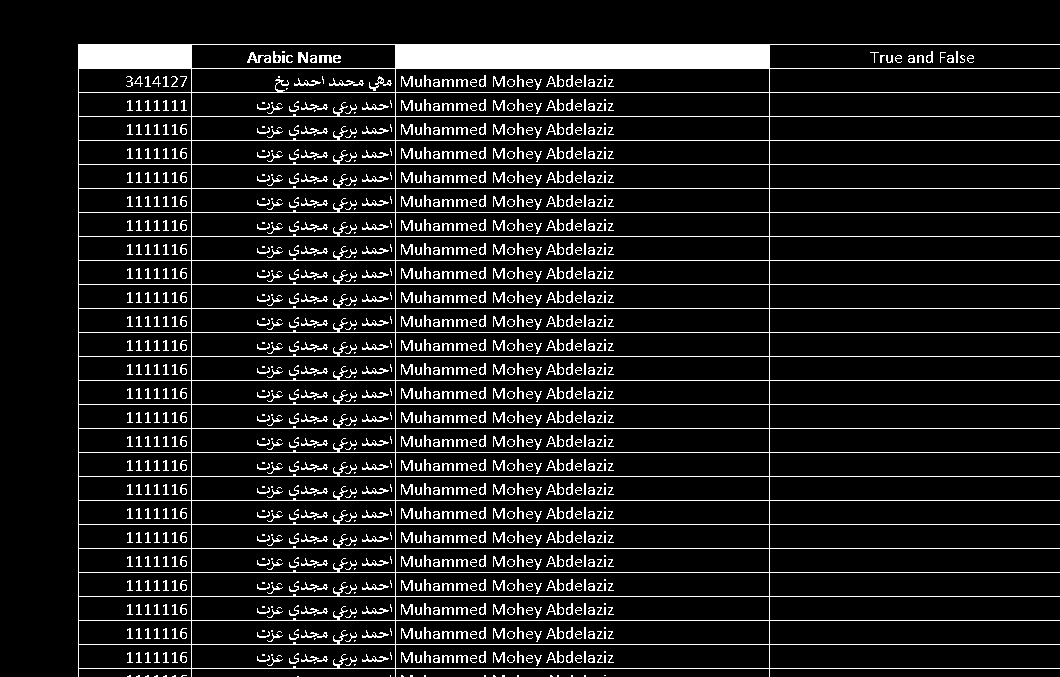
#> input picture Image_bin.jpg, 1060 x 677 px; its folder holds only this picture in this run
$ python -i extract_grid_script.py   (imports and definitions only)
#> lines starting #> are read from the running program, lines starting #| are printed output that depends on the picture; after the words box and inside, x2 and y2 are one past the last pixel; in counts of white or black regions, pixels touching at a corner belong together
### utils/commonfunctions.py


import skimage.io as io
import matplotlib.pyplot as plt
import numpy as np
from skimage.exposure import histogram
from matplotlib.pyplot import bar
from skimage.color import rgb2gray, rgb2hsv

# Convolution:
from scipy.signal import convolve2d
from scipy import fftpack
import math

from skimage.util import random_noise
from skimage.filters import median
from skimage.feature import canny

import cv2 as cv
# Edges
from skimage.filters import sobel_h, sobel, sobel_v, roberts, prewitt

# Show the figures / plots inside the notebook


# [33 lines left out: functions show_images, showHist, gaussianFilter, not called in this run]

def cannyEdge(img,sigma=1,thres1=100,thres2=200):
    #     edges = abs(canny(img,sigma = sigma))
    #     img = (img*255).astype(np.uint8)
    edges = cv.Canny(img,thres1,thres2,L2gradient = True)
    return edges

# [4 lines left out: function adaptiveThresholding, not called in this run]


def closing(img, kernel):
    closing = cv.morphologyEx(img, cv.MORPH_CLOSE, kernel)
    return closing


def opening(img, kernel):
    closing = cv.morphologyEx(img, cv.MORPH_OPEN, kernel)
    return closing

def dilate(img, kernel):
    closing = cv.dilate(img, kernel, iterations=1)
    return closing

def erode(img, kernel):
    closing = cv.erode(img, kernel, iterations=1)
    return closing

### extract_grid_script.py
# import from skimage
from skimage.color import rgb2gray
from skimage.filters import sobel, sobel_h, sobel_v, prewitt, roberts, gaussian
from skimage.feature import canny
import skimage.io as io
import cv2 as cv

from scipy.spatial import distance as dist

# import from matplotlib
import matplotlib.pyplot as plt

# import from numpy
import numpy as np

# import utils
from utils.commonfunctions import *

import os
import shutil
from os import listdir
from os.path import isfile,join

def closing(img):
    dilate_kernel = np.ones((5,5))
    erosion_kernel = np.ones((3,3))
    dilated_img = dilate(img,dilate_kernel)
    closed_img = erode(dilated_img,erosion_kernel)
    return closed_img

def get_table_contour(closed_img,img):
    contours, hierarchy = cv.findContours(closed_img, cv.RETR_TREE, cv.CHAIN_APPROX_SIMPLE)

    # get the biggest contour
    c = max(contours, key = cv.contourArea)

    # contour of table
    contours_list = list(contours)

    image_area = img.shape[0] * img.shape[1]

    # Area of final contour
    min_valid_contour_area = cv.contourArea(c)
    # final contour
    final_contour = c

    for contour in contours:
        contour_area = cv.contourArea(contour)
        if contour_area > 0.25 * image_area and contour_area < min_valid_contour_area:
            min_valid_contour_area = contour_area
            final_contour = contour
    c = final_contour
    return final_contour

def hough_line(biggest_contour,img):
    dilate_kernel = np.ones((25,25))
    dilated_biggest_contour = dilate(biggest_contour,dilate_kernel)

    lines =cv.HoughLinesP(dilated_biggest_contour.astype(np.uint8),0.5,np.pi/180,100,minLineLength=0.25*min(img.shape[0],img.shape[1]),maxLineGap=10)

    hough_lines_out = np.zeros(dilated_biggest_contour.shape)
    for line in lines:
        x1,y1,x2,y2 = line[0]
        cv.line(hough_lines_out,(x1,y1),(x2,y2),(255,255,255),2)
    dilate_kernel = np.ones((15,15))
    hough_lines_out = dilate(hough_lines_out,dilate_kernel)
    return hough_lines_out

def get_biggest_contour(hough_lines_out):
    contours, hierarchy = cv.findContours(hough_lines_out.astype(np.uint8), cv.RETR_TREE, cv.CHAIN_APPROX_SIMPLE)
    c = max(contours, key = cv.contourArea)
    return c

def limit_contour_to_quadrilateral(contour,img):
    # limit contour to quadrilateral
    peri = cv.arcLength(contour, True)
    corners = cv.approxPolyDP(contour, 0.04 * peri, True)

    # draw quadrilateral on input image from detected corners
    result = img.copy()
    cv.polylines(result, [corners], True, (0,0,255), 2, cv.LINE_AA)

    return result,corners

def get_four_corners(corners):
    x_list = [corners[0][0][0],corners[1][0][0],corners[2][0][0],corners[3][0][0]]
    y_list = [corners[0][0][1],corners[1][0][1],corners[2][0][1],corners[3][0][1]]
    x_list = np.sort(x_list)
    y_list = np.sort(y_list)

    # print(corners)
    temp_corners = np.squeeze(corners)

    temp_corners = sorted(temp_corners, key=lambda x: x[0])

    top_left = []
    top_right = []
    bottom_left = []
    bottom_right = []
    if temp_corners[0][1] < temp_corners[1][1]:
        top_left = temp_corners[0]
        top_right = temp_corners[1]
    else:
        top_left = temp_corners[1]
        top_right = temp_corners[0]

    if temp_corners[2][1] < temp_corners[3][1]:
        bottom_left = temp_corners[2]
        bottom_right = temp_corners[3]
    else:
        bottom_left = temp_corners[3]
        bottom_right = temp_corners[2]
    return top_left,top_right,bottom_left,bottom_right

def prespective_transform(top_left,top_right,bottom_left,bottom_right,img):
    height = np.max([top_left[1],top_right[1],bottom_left[1],bottom_right[1]]) - np.min([top_left[1],top_right[1],bottom_left[1],bottom_right[1]])
    width = np.max([top_left[0],top_right[0],bottom_left[0],bottom_right[0]]) - np.min([top_left[0],top_right[0],bottom_left[0],bottom_right[0]])

    oldPoints = np.float32([top_left,bottom_left,top_right,bottom_right])
    newPoints = np.float32([[0,0],[width,0],[0,height],[width,height]])
    transformationMatrix = cv.getPerspectiveTransform(oldPoints,newPoints)
    transormedImg = cv.warpPerspective(img,transformationMatrix,(width,height))
    return transormedImg

def extract_grid(file):
    #Read image
#> called with file = 'Image_bin.jpg'
    img = cv.imread(file,0)
#> img is the input picture: shape (677, 1060); min 0, max 255, mean 26.9
    grey_scale = img

    #Edge detection
    cannyEdges = cannyEdge(grey_scale)
#> in cannyEdge, `edges = cv.Canny(img,thres1,thres2,L2gradient = True)`:
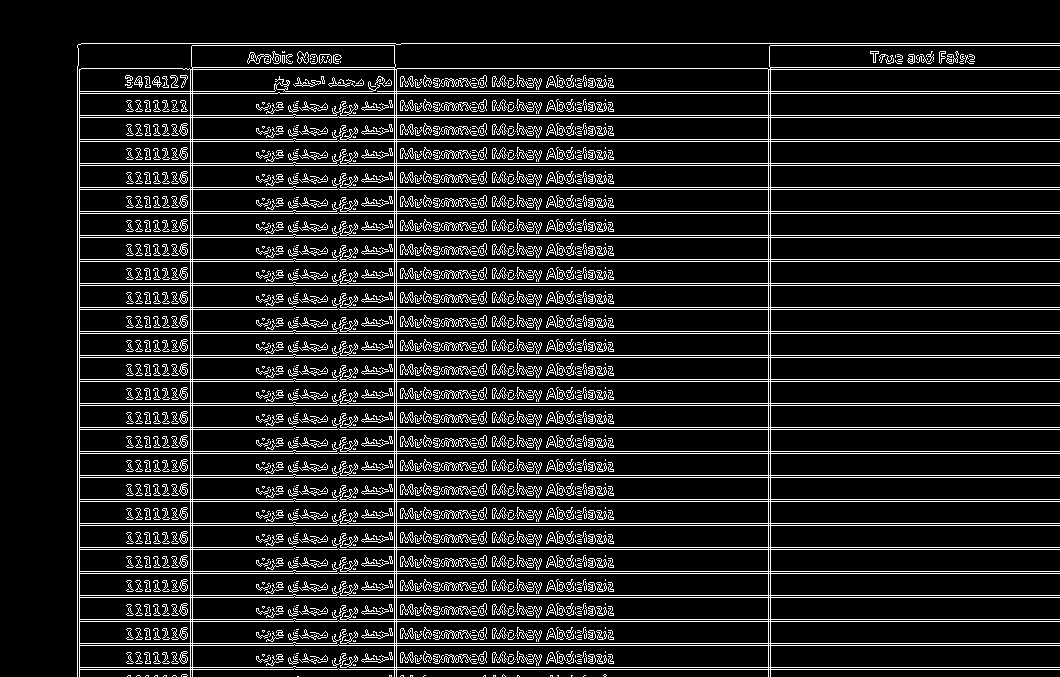
#> edges: shape (677, 1060); 13.1% white in thin lines or dots, all inside (x1, y1, x2, y2) = (77, 43, 1060, 677)

    # Apply closing
    closed_img = closing(cannyEdges)
#> in dilate, `closing = cv.dilate(img, kernel, iterations=1)`: closing: shape (677, 1060); 47% white; 14 white regions (1 under 20 px), largest, box (x1, y1, x2, y2) and area: (75, 41, 1060, 677) 336886, (134, 673, 151, 677) 65, (548, 673, 561, 677) 52
#> in erode, `closing = cv.erode(img, kernel, iterations=1)`:
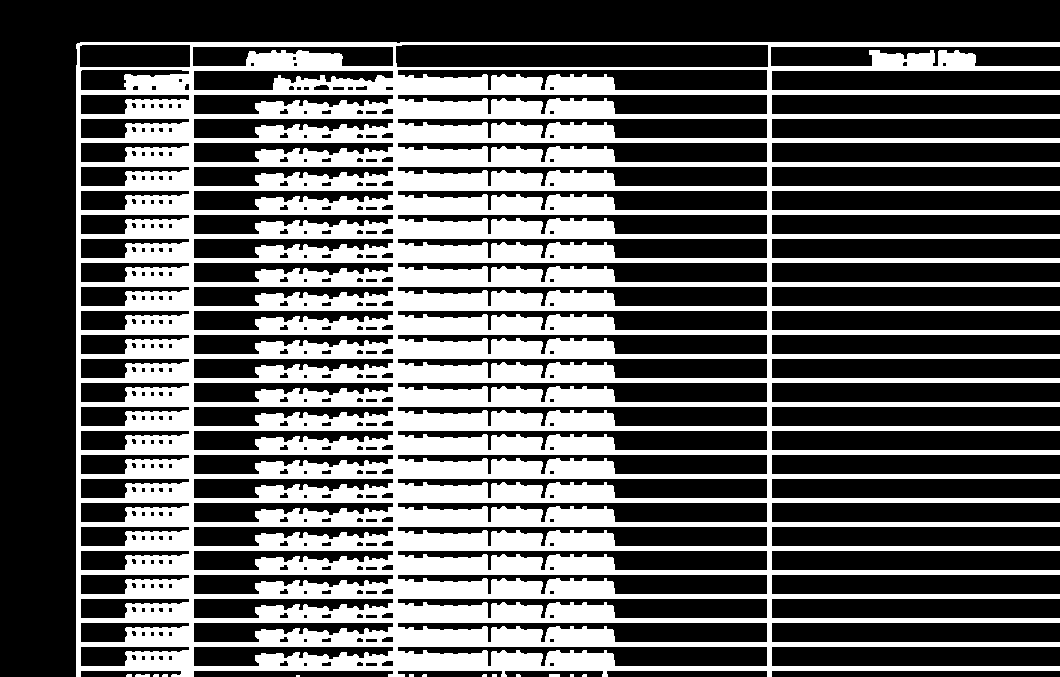
#> closing: shape (677, 1060); 37.7% white; 14 white regions (11 under 20 px)

    # get contour of table
    table_contour = get_table_contour(closed_img,img)
#> in get_table_contour, `contours, hierarchy = cv.findContours(closed_img, cv.RETR_TREE, cv.CHA..`: contours = 399 contours, 139 with area under 20; largest, box (x1, y1, x2, y2) and area: (76, 42, 1060, 677) 469094, (395, 44, 769, 68) 8566, (397, 69, 768, 91) 4944, (397, 646, 768, 667) 4574, (397, 622, 768, 643) 4574
#> in get_table_contour, `c = max(contours, key = cv.contourArea)`: c = contour of 288 points, box (x1, y1, x2, y2) (76, 42, 1060, 677), area 469094
#> in get_table_contour, `contours_list = list(contours)`: contours_list has the same summary as contours
#> in get_table_contour, `min_valid_contour_area = cv.contourArea(c)`: min_valid_contour_area = 469094.5
#> in get_table_contour, `final_contour = c`: final_contour has the same summary as c
#> the loop in get_table_contour, `for contour in contours:` made 399 passes
#> contour_area on passes 12, 14, 16: 23.5, 469094.5, 46
#> table_contour has the same summary as c in get_table_contour

    # draw contour
    black_img = np.zeros(img.shape)
    biggest_contour = cv.drawContours(black_img,[table_contour],0,(255,255,255),2)
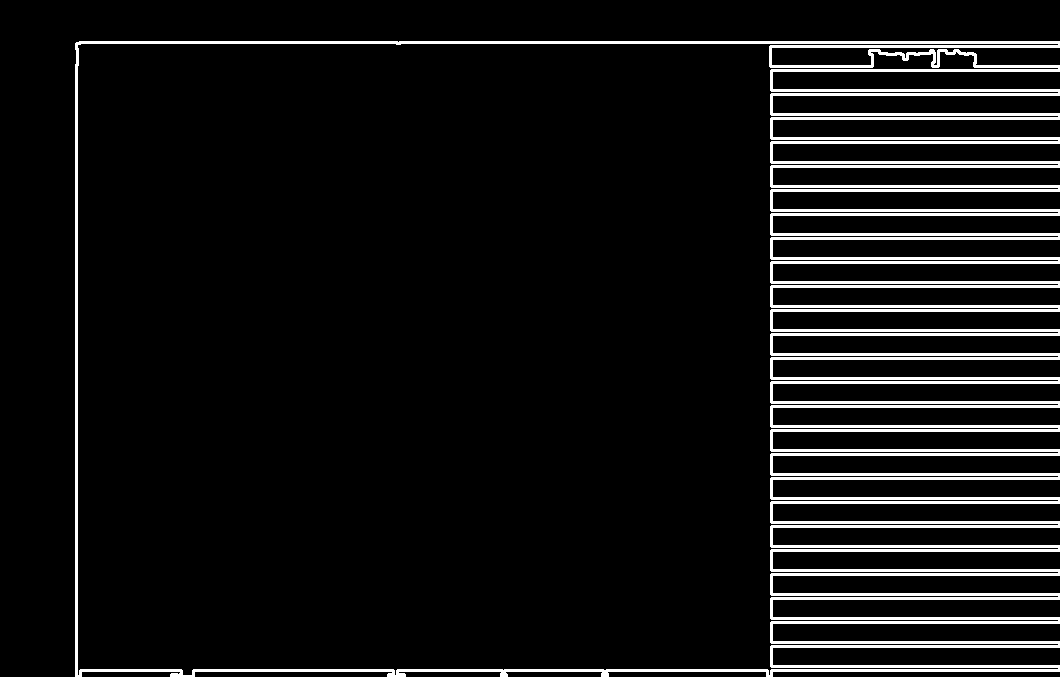
#> biggest_contour: shape (677, 1060) float64; 7.7% white; 1 white region, box (x1, y1, x2, y2) and area: (75, 41, 1060, 677) 54902

    # apply hough transform
    hough_lines_out = hough_line(biggest_contour,img)
#> in dilate (call 2), `closing = cv.dilate(img, kernel, iterations=1)`: closing: shape (677, 1060) float64; 34.1% white; 1 white region, box (x1, y1, x2, y2) and area: (63, 29, 1060, 677) 244659
#> in hough_line, `lines =cv.HoughLinesP(dilated_biggest_contour.astype(np.uint8),0.5,np...`: lines = 376 rows, first 6: [63, 665, 1059, 665], [63, 43, 1059, 43], [63, 32, 1059, 32], [63, 55, 1059, 55], [63, 46, 1059, 46], [63, 44, 1059, 44]
#> the loop in hough_line, `for line in lines:` made 376 passes
#> after the loop in hough_line, `for line in lines:`:
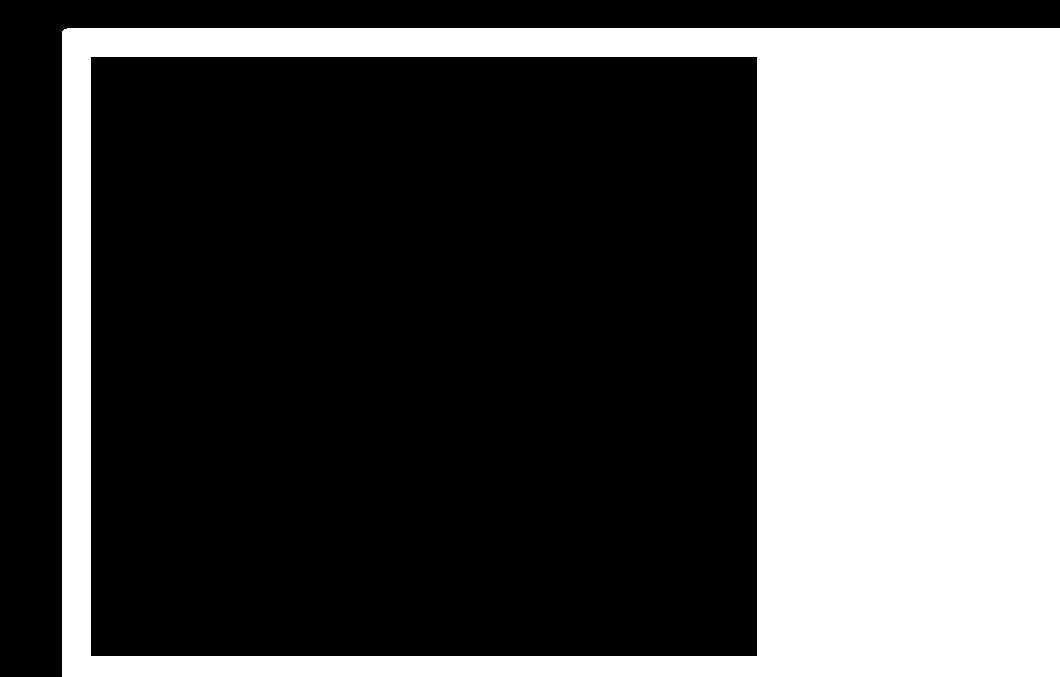
#> hough_lines_out: shape (677, 1060) float64; 34.7% white; 1 white region, box (x1, y1, x2, y2) and area: (62, 28, 1060, 677) 248760
#> in dilate (call 3), `closing = cv.dilate(img, kernel, iterations=1)`:
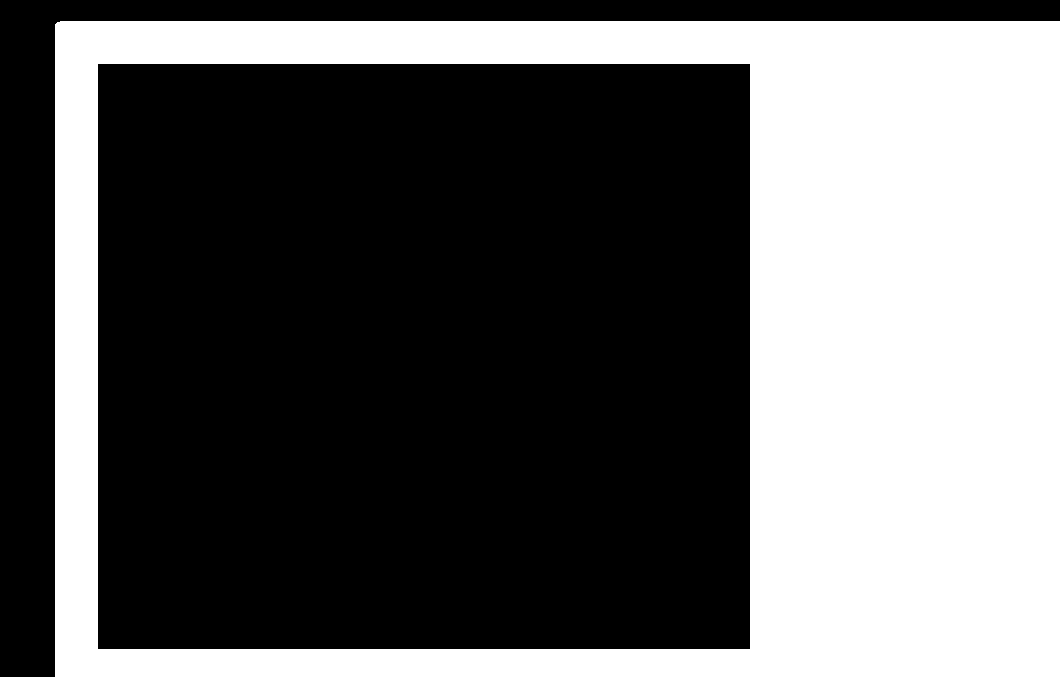
#> closing: shape (677, 1060) float64; 38.7% white; 1 white region

    # get biggest contour
    final_contour = get_biggest_contour(hough_lines_out)
#> in get_biggest_contour, `contours, hierarchy = cv.findContours(hough_lines_out.astype(np.uint8)..`: contours = 2 contours; box (x1, y1, x2, y2) and area: (55, 21, 1060, 677) 657614, (97, 63, 751, 650) 382656
#> in get_biggest_contour, `c = max(contours, key = cv.contourArea)`: c = [[60, 21], [59, 22], [57, 22], [55, 24], [55, 676], [1059, 676], [1059, 21]]
#> final_contour has the same summary as c in get_biggest_contour

    # limit contour to quadrilateral
    image_with_contour, corners = limit_contour_to_quadrilateral(final_contour,img)
#> in limit_contour_to_quadrilateral, `peri = cv.arcLength(contour, True)`: peri = 3316.2
#> in limit_contour_to_quadrilateral, `corners = cv.approxPolyDP(contour, 0.04 * peri, True)`: corners = [[55, 24], [55, 676], [1059, 676], [1059, 21]]
#> in limit_contour_to_quadrilateral, `cv.polylines(result, [corners], True, (0,0,255), 2, cv.LINE_AA)`: result: shape (677, 1060); 0.04% of pixels changed, all inside (x1, y1, x2, y2) = (73, 44, 1060, 677)
#> corners = [[55, 24], [55, 676], [1059, 676], [1059, 21]]

    # get four corners
    top_left,top_right,bottom_left,bottom_right = get_four_corners(corners)
#> in get_four_corners, `x_list = [corners[0][0][0],corners[1][0][0],corners[2][0][0],corners[3..`: x_list = [55, 55, 1059, 1059]
#> in get_four_corners, `y_list = [corners[0][0][1],corners[1][0][1],corners[2][0][1],corners[3..`: y_list = [24, 676, 676, 21]
#> in get_four_corners, `y_list = np.sort(y_list)`: y_list = [21, 24, 676, 676]
#> in get_four_corners, `temp_corners = np.squeeze(corners)`: temp_corners = [[55, 24], [55, 676], [1059, 676], [1059, 21]]
#> in get_four_corners, `top_left = temp_corners[0]`: top_left = [55, 24]
#> in get_four_corners, `top_right = temp_corners[1]`: top_right = [55, 676]
#> in get_four_corners, `bottom_left = temp_corners[3]`: bottom_left = [1059, 21]
#> in get_four_corners, `bottom_right = temp_corners[2]`: bottom_right = [1059, 676]
#> top_left = [55, 24]; top_right = [55, 676]; bottom_left = [1059, 21]; bottom_right = [1059, 676]

    # prespective transform
    transformed_image = prespective_transform(top_left,top_right,bottom_left,bottom_right,img)
#> in prespective_transform, `height = np.max([top_left[1],top_right[1],bottom_left[1],bottom_right[..`: height = 655
#> in prespective_transform, `width = np.max([top_left[0],top_right[0],bottom_left[0],bottom_right[0..`: width = 1004
#> in prespective_transform, `oldPoints = np.float32([top_left,bottom_left,top_right,bottom_right])`: oldPoints = [[55, 24], [1059, 21], [55, 676], [1059, 676]]
#> in prespective_transform, `newPoints = np.float32([[0,0],[width,0],[0,height],[width,height]])`: newPoints = [[0, 0], [1004, 0], [0, 655], [1004, 655]]
#> in prespective_transform, `transformationMatrix = cv.getPerspectiveTransform(oldPoints,newPoints)`: transformationMatrix = [[1, 7.81e-18, -55.27], [0.003, 1, -24.28], [4.58e-06, 0, 1]]
#> in prespective_transform, `transormedImg = cv.warpPerspective(img,transformationMatrix,(width,hei..`:
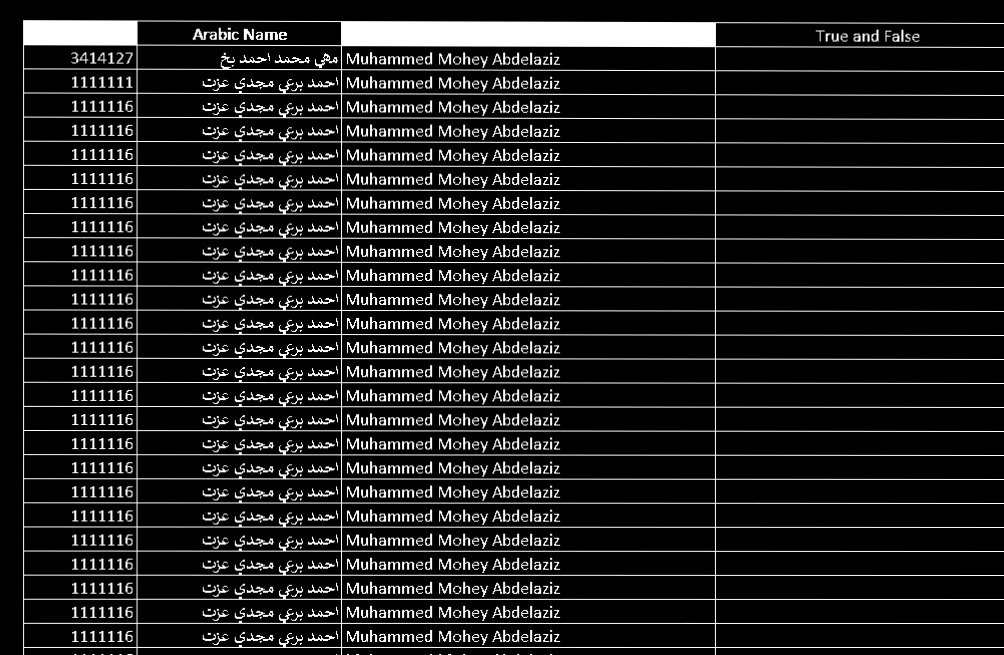
#> transormedImg: shape (655, 1004); min 0, max 255, mean 29.4

#     print(transformed_image)
#     show_images(images = [transformed_image])

    return transformed_image


def run_extract_grid():
    mypath = "Input"
    write_path = "SingleInput/"
    if (os.path.exists(write_path)):
        shutil.rmtree(write_path)
    os.makedirs(write_path)
    onlyfiles = [f for f in listdir(mypath) if isfile(join(mypath, f))]
    for i in range(len(onlyfiles)):
        file = onlyfiles[i]
        result_image = extract_grid(mypath+"/"+file)
        cv.imwrite(write_path+file,result_image)

# extract_grid("datasets/dataset4_module1/5.jpg")

# run_extract_grid()

>>> result = extract_grid('Image_bin.jpg')
